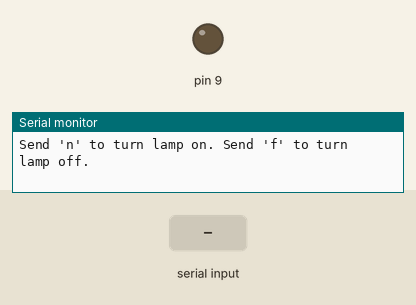
Recording of a sketch running on a simulated Arduino Uno, built with avr-gcc and run on an emulated ATmega328P. Shown: output pins drawn as LEDs (lit = HIGH), the last lines printed to the serial monitor. The inputs (shaded band) are chosen by the test bench.

Above: at 1.2 s.
1.3 s: "n" received over Serial
At 1.9 s:
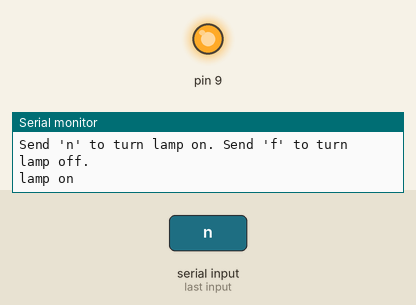
2.9 s: "f" received over Serial
At 4.2 s:
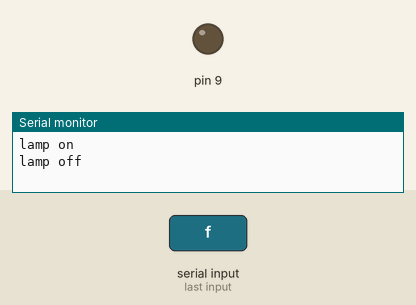
Timing chart, 0 to 5.9 s (numbered marks = the images above; inputs shaded):
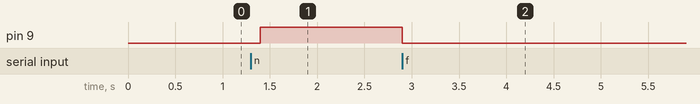

Measured:
- after the input at 1.3 s, pin 9: LOW → HIGH after 0.10 s
- after the input at 2.9 s, pin 9: HIGH → LOW at once

The sketch:

lamp.ino
```cpp
int d = 100;

void setup(){
  pinMode(9, OUTPUT);
  Serial.begin(9600);
  while (!Serial);
  Serial.println("Send 'n' to turn lamp on. Send 'f' to turn lamp off.");
}

void loop() {
  if (Serial.available()){
    char state = (char) Serial.read();
    if (state == 'n'){
      digitalWrite(9, HIGH);
      Serial.println("lamp on");
    }
    if (state == 'f'){
      digitalWrite(9, LOW);
      Serial.println("lamp off");
    }
    if (state == 's'){
      d=20;
    }
    if (state == 'l'){
      d=200;
    }
    if (state == 'x'){
      d=100;
    }
  }
  delay(d);
}
```
